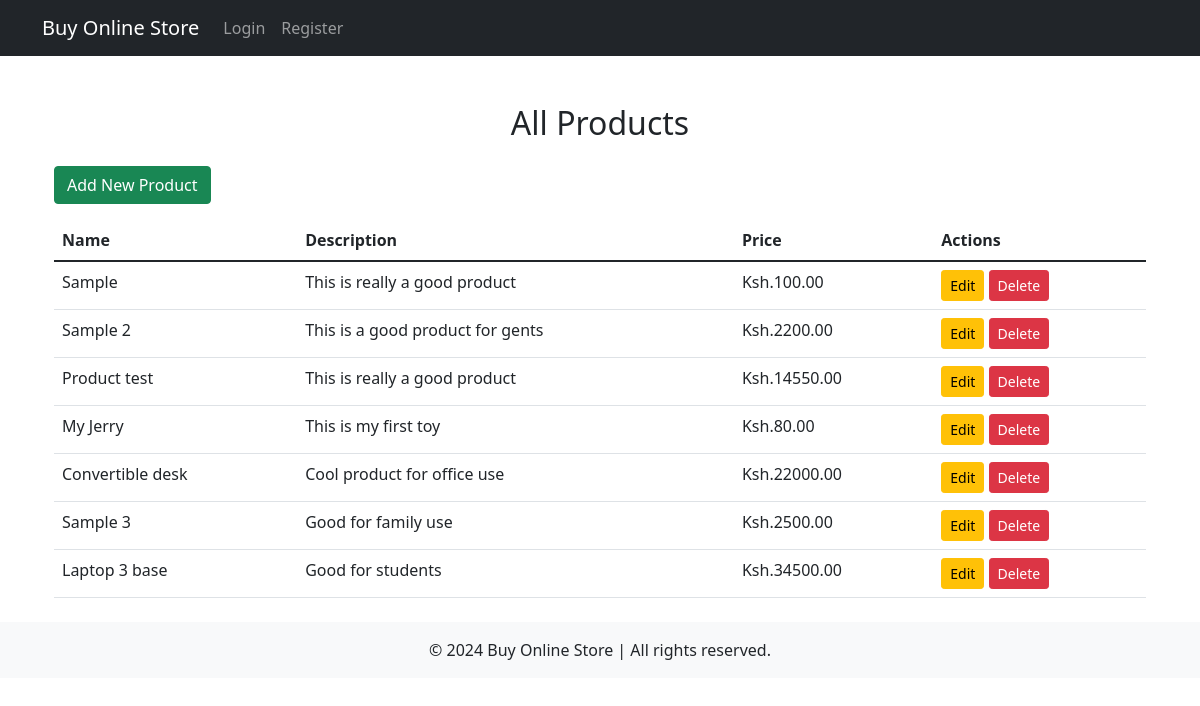
Screenshot of /products/ with the database file from the repository.
### products/models.py (models this page shows, shortened)
class Product(models.Model):
    name = models.CharField(max_length=255)
    description = models.TextField()
    price = models.DecimalField(max_digits=10, decimal_places=2)
    store = models.ForeignKey(Store, on_delete=models.CASCADE, related_name='products')  # Link to the Store model
    category = models.ForeignKey(Category, on_delete=models.CASCADE)
    image = models.ImageField(upload_to='products/', blank=True, null=True)  # Field for product image
    created_at = models.DateTimeField(auto_now_add=True)
    updated_at = models.DateTimeField(auto_now=True)

### products/views.py (the view)
# urls.py: path('', views.all_products, name='all_products'),
def all_products(request):
    products = Product.objects.all()  # Fetch all products
    return render(request, 'products/all_products.html', {'products': products})

### products/templates/products/all_products.html (shortened to what this page needs)
{% extends 'base.html' %}
{% block content %}
<div class="container mt-5">
    <h2 class="text-center mb-4">All Products</h2>
    <a href="{% url 'create-product' %}" class="btn btn-success mb-3">Add New Product</a>
    <table class="table">
        <thead>
            <tr>
                <th>Name</th>
                <th>Description</th>
                <th>Price</th>
                <th>Actions</th>
            </tr>
        </thead>
        <tbody>
            {% for product in products %}
            <tr>
                <td>{{ product.name }}</td>
                <td>{{ product.description }}</td>
                <td>Ksh.{{ product.price }}</td>
                <td>
                    <a href="{% url 'update' product.id %}" class="btn btn-warning btn-sm">Edit</a>
                    <button class="btn btn-danger btn-sm" data-toggle="modal" data-target="#deleteModal{{ product.id }}">Delete</button>
                </td>
            </tr>
            {% empty %}
            <tr>
                <td colspan="4" class="text-center">No products available.</td>
            </tr>
            {% endfor %}
        </tbody>
    </table>
</div>
{% endblock %}

### rows the page displays
Product: name "Sample", description "This is really a good product", price "100.00"
Product: name "Sample 2", description "This is a good product for gents", price "2200.00"
Product: name "Product test", description "This is really a good product", price "14550.00"
Product: name "My Jerry", description "This is my first toy", price "80.00"
Product: name "Convertible desk", description "Cool product for office use", price "22000.00"
Product: name "Sample 3", description "Good for family use", price "2500.00"
Product: name "Laptop 3 base", description "Good for students", price "34500.00"
